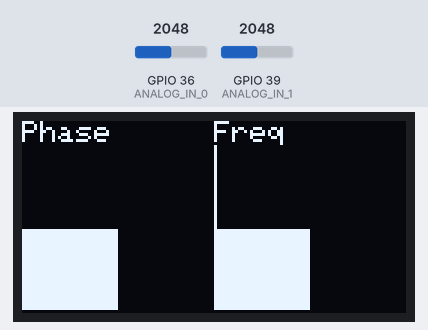
The sketch below on a simulated ESP32. Parts: 128×64 one-colour display. Inputs (shaded band) come from the test bench; at power-on: GPIO 36 (ANALOG_IN_0) = 2048, GPIO 39 (ANALOG_IN_1) = 2048.

Above: at 1.2 s.
1.3 s: GPIO 36 (ANALOG_IN_0) set to 2092
2.8 s: GPIO 36 (ANALOG_IN_0) set to 2161
4.4 s: GPIO 39 (ANALOG_IN_1) set to 1228
5.9 s: GPIO 39 (ANALOG_IN_1) set to 3603
7.4 s: GPIO 36 (ANALOG_IN_0) set to 2047
9.0 s: GPIO 39 (ANALOG_IN_1) set to 4095
Timing chart, 0 to 11.6 s (numbered marks = the images above; inputs shaded):
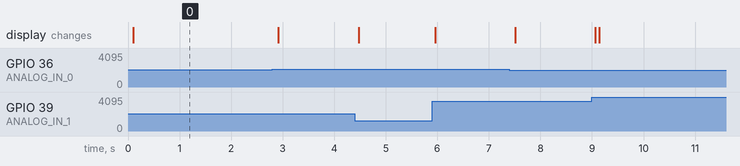

The sketch:

phasecorrelator.ino
```cpp
// Include the libraries for ESP32 and OLED display
#include <Wire.h>
#include <Adafruit_GFX.h>
#include <Adafruit_SSD1306.h>

// Define the pins for the OLED display
#define OLED_SDA 4
#define OLED_SCL 15
#define OLED_RST 16

// Create an object for the OLED display
Adafruit_SSD1306 display(128, 64, &Wire, OLED_RST);

// Define the pins for the analog inputs
#define ANALOG_IN_0 36
#define ANALOG_IN_1 39

// Define the sample size and the Walsh matrix size
#define SAMPLE_SIZE 64
#define WALSH_SIZE 64

// Define the base frequency in Hz
#define BASE_FREQ 1000

// Define the sampling frequency in Hz
#define SAMPLING_FREQ 8000

// Define the sampling period in microseconds
#define SAMPLING_PERIOD 1000000 / SAMPLING_FREQ

// Define the buffers for the analog inputs
int buffer_0[SAMPLE_SIZE];
int buffer_1[SAMPLE_SIZE];

// Define the buffer for the correlated phase
int phase[SAMPLE_SIZE];

// Define the buffer for the frequency spectrum
int freq[SAMPLE_SIZE / 2];

// Define a variable to store the current sample index
int sample_index = 0;

// Define a variable to store the previous micros
unsigned long previous_micros = 0;

/**
 * Fast Walsh-Hadamard Transform (O(N log N)).
 */
void fwht(long* a, int n) {
  for (int len = 1; len < n; len <<= 1) {
    for (int i = 0; i < n; i += 2 * len) {
      for (int j = 0; j < len; j++) {
        long u = a[i + j];
        long v = a[i + len + j];
        a[i + j] = u + v;
        a[i + len + j] = u - v;
      }
    }
  }
}

// Define a function to correlate the phase of the base frequency
void correlate_phase() {
  // Create temporary arrays for transformed results
  long transform0[WALSH_SIZE];
  long transform1[WALSH_SIZE];

  // Copy buffers
  for (int i = 0; i < SAMPLE_SIZE; i++) {
    transform0[i] = buffer_0[i];
    transform1[i] = buffer_1[i];
  }

  // Apply Fast Walsh-Hadamard Transform
  fwht(transform0, WALSH_SIZE);
  fwht(transform1, WALSH_SIZE);

  // Calculate cross-correlation in the transform domain
  for (int i = 0; i < WALSH_SIZE; i++) {
    // Scaled correlation to fit in int
    phase[i] = (transform0[i] * transform1[i]) / (SAMPLE_SIZE * 1000);
  }
}

// Define a function to calculate the frequency spectrum using FFT
void calculate_frequency() {
  // Loop through the sample size / 2
  for (int i = 0; i < SAMPLE_SIZE / 2; i++) {
    // Initialize the frequency to zero
    freq[i] = 0;
    // Loop through the sample size
    for (int j = 0; j < SAMPLE_SIZE; j++) {
      // Multiply the buffer by the cosine and sine waves and add to the frequency
      freq[i] += buffer_0[j] * cos(2 * PI * i * j / SAMPLE_SIZE);
      freq[i] -= buffer_0[j] * sin(2 * PI * i * j / SAMPLE_SIZE);
    }
    // Normalize the frequency by dividing by the sample size
    freq[i] /= SAMPLE_SIZE;
  }
}

// Define a function to plot the correlated phase and frequency on the OLED display
void plot_on_display() {
  // Clear the display
  display.clearDisplay();
  // Set the text size and color
  display.setTextSize(1);
  display.setTextColor(WHITE);
  // Print the labels for the phase and frequency
  display.setCursor(0, 0);
  display.print("Phase");
  display.setCursor(64, 0);
  display.print("Freq");
  // Loop through the sample size / 2
  for (int i = 0; i < SAMPLE_SIZE / 2; i++) {
    // Map the phase and frequency values to the display height
    int phase_y = map(phase[i], -1000000, 1000000, 63, 8);
    int freq_y = map(freq[i], -2048, 2048, 63, 8);
    // Draw a vertical line for each value
    display.drawFastVLine(i, phase_y, 63 - phase_y, WHITE);
    display.drawFastVLine(i + 64, freq_y, 63 - freq_y, WHITE);
  }
  // Display the result on the OLED
  display.display();
}

// The setup function runs once when you press reset or power the board
void setup() {
  // Initialize serial communication at 9600 bits per second
  Serial.begin(9600);
  // Initialize the OLED display
  display.begin(SSD1306_SWITCHCAPVCC, 0x3C);
}

// The loop function runs over and over again forever
void loop() {
  // Get the current micros
  unsigned long current_micros = micros();
  // Check if the sampling period has passed
  if (current_micros - previous_micros >= SAMPLING_PERIOD) {
    // Update the previous micros
    previous_micros = current_micros;
    // Read the analog inputs and store them in the buffers
    buffer_0[sample_index] = analogRead(ANALOG_IN_0);
    buffer_1[sample_index] = analogRead(ANALOG_IN_1);
    // Increment the sample index
    sample_index++;
    // Check if the sample index has reached the sample size
    if (sample_index == SAMPLE_SIZE) {
      // Reset the sample index
      sample_index = 0;
      // Correlate the phase of the base frequency
      correlate_phase();
      // Calculate the frequency spectrum
      calculate_frequency();
      // Plot the correlated phase and frequency on the OLED display
      plot_on_display();
    }
  }
}
```

Measured:
- after the input at 1.3 s, every drawn part: stays the same
